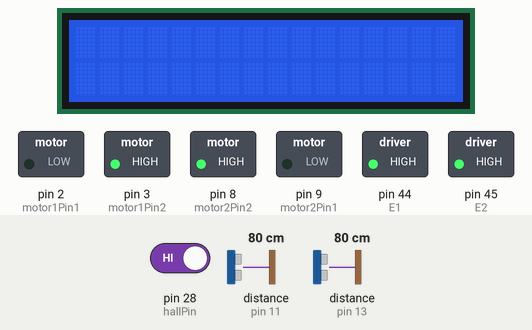
The sketch below on a simulated Arduino Mega 2560, built with avr-gcc and run on an emulated ATmega2560. Shown: 16×2 character LCD, switched loads named in the sketch (green lamp = pin HIGH). Dashed ring = blinking. The test bench sets the inputs (shaded band); at power-on: distance to the obstacle (sensors on pin 11, pin 13) 80 cm, pin 28 (hallPin) HIGH. The echo pulse lasts 58.3 µs per cm; what the sketch prints to the serial monitor is not drawn.

Above: at 1.2 s.
1.3 s: distance to the obstacle (sensor on pin 11) set to 16 cm
2.8 s: distance to the obstacle (sensor on pin 11) set to 13 cm
At 3.2 s:
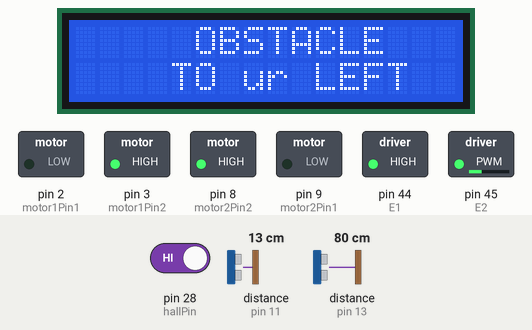
4.3 s: distance to the obstacle (sensor on pin 13) set to 16 cm
5.8 s: distance to the obstacle (sensor on pin 13) set to 13 cm
At 6.9 s:
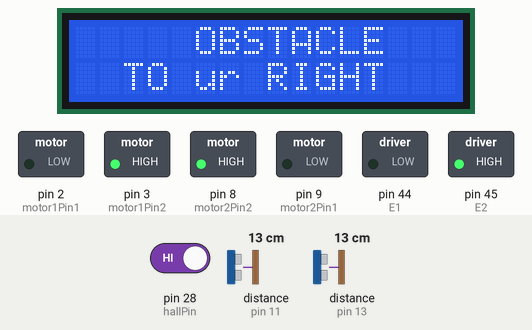
7.3 s: pin 28 (hallPin) driven LOW
At 8.4 s:
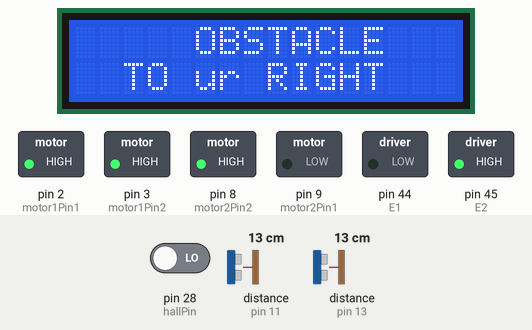
8.8 s: distance to the obstacle (sensor on pin 13) set to 5 cm
11.8 s: distance to the obstacle (sensor on pin 13) set to 2 cm
At 12.28 s:
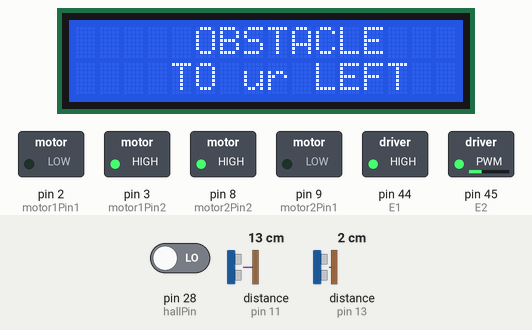
Timing chart, 0 to 15.5 s (numbered marks = the images above; inputs shaded):
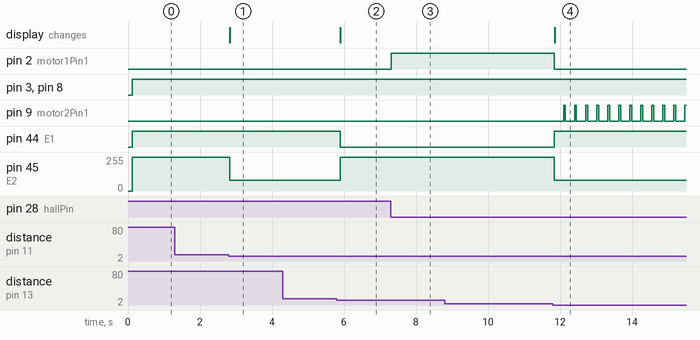

The sketch:

project.ino
```cpp
#include <NewPing.h>

#include <NewPing.h>

#include<LiquidCrystal.h>

#include <NewPing.h>

#define TRIGGER_PIN1 12

#define ECHO_PIN1 13

#define TRIGGER_PIN2 10

#define ECHO_PIN2 11

#define MAX_DISTANCE 40

NewPing sonar1(TRIGGER_PIN1, ECHO_PIN1, MAX_DISTANCE);

NewPing sonar2(TRIGGER_PIN2, ECHO_PIN2, MAX_DISTANCE);

int hallPin = 28;
int hallState = 1;
int E1 = 44;
int E2 = 45;
int motor1Pin1 = 2; // pin 2 on L293D
int motor1Pin2 = 3;
int motor2Pin1= 9;
int motor2Pin2= 8;
int distance1, distance2, minRange;
LiquidCrystal lcd(7, 6, 22, 23, 24, 25);

void setup() {
 Serial.begin (9600);
  pinMode(E1, OUTPUT);
  pinMode(E2, OUTPUT);
  pinMode(motor1Pin1, OUTPUT);
    pinMode(motor1Pin2, OUTPUT);
    pinMode(motor2Pin1, OUTPUT);
    pinMode(motor2Pin2, OUTPUT);
    lcd.begin(16,2);
    pinMode(hallPin, INPUT);
}


void loop() {

delay(50);

unsigned int uS1 = sonar1.ping();
unsigned int uS2 = sonar2.ping();


pinMode(ECHO_PIN1,OUTPUT);
pinMode(ECHO_PIN2,OUTPUT);

digitalWrite(ECHO_PIN1,LOW);
digitalWrite(ECHO_PIN2,LOW);

pinMode(ECHO_PIN1,INPUT);
pinMode(ECHO_PIN2,INPUT);


distance1 = uS1 / US_ROUNDTRIP_CM;

distance2 = uS2 / US_ROUNDTRIP_CM;

int hallState= digitalRead(hallPin);

if (distance1  >3 && distance1 < 15 )
{
  analogWrite(E1,0);
 analogWrite(E2, 255);
  digitalWrite(motor1Pin1, LOW); // set pin 2 on L293D low
   digitalWrite(motor1Pin2, HIGH);
   digitalWrite(motor2Pin1, LOW); // set pin 2 on L293D low
   digitalWrite(motor2Pin2, HIGH);
   lcd.setCursor(4,0);
  lcd.print(" OBSTACLE ");
   lcd.setCursor(2,1);
  lcd.print("TO ur RIGHT ");
 Serial.println("US1=");
 Serial.print(distance1);
 Serial.println(" cm-----firstone");
Serial.println();
Serial.println();
if (hallState == LOW)
{
  analogWrite(E1,0);
  analogWrite(E2, 255);
   digitalWrite(motor1Pin1, HIGH); // set pin 2 on L293D low
   digitalWrite(motor1Pin2, HIGH);
   digitalWrite(motor2Pin1, LOW); // set pin 2 on L293D low
   digitalWrite(motor2Pin2, HIGH);

}
}
else if
( distance2  > 3 && distance2 < 15)
{
analogWrite(E2, 80);
analogWrite(E1, 255);
  digitalWrite(motor2Pin1, LOW); // set pin 2 on L293D lo
  digitalWrite(motor2Pin2, HIGH);
digitalWrite(motor1Pin1, LOW); // set pin 2 on L293D low
   digitalWrite(motor1Pin2, HIGH);
   lcd.setCursor(4,0);
  lcd.print(" OBSTACLE ");
   lcd.setCursor(2,1);
  lcd.print("  TO ur LEFT ");
Serial.println("US2=");
 Serial.print(distance2);
 Serial.println(" cm------secondone");
Serial.println();
Serial.println();
 delay(250);
if (hallState == LOW)
{
   digitalWrite(motor1Pin1, LOW); // set pin 2 on L293D low
   digitalWrite(motor1Pin2, HIGH);
   digitalWrite(motor2Pin1, HIGH); // set pin 2 on L293D low
   digitalWrite(motor2Pin2, HIGH);

}
}
else
{
  analogWrite(E1, 255);
  analogWrite(E2, 255);
  digitalWrite(motor2Pin1, LOW); // set pin 2 on L293D low
   digitalWrite(motor2Pin2, HIGH);
  digitalWrite(motor1Pin1, LOW); // set pin 2 on L293D low
   digitalWrite(motor1Pin2, HIGH);

}
}
```

Measured:
- the behaviour switches between 15 and 14 cm on distance to the obstacle (sensor on pin 11) (found by bisection; images 0 and 1)
- the behaviour switches between 15 and 14 cm on distance to the obstacle (sensor on pin 13) (found by bisection; images 1 and 2)
- the behaviour switches between 4 and 3 cm on distance to the obstacle (sensor on pin 13) (found by bisection; images 3 and 4)
- after the input at 1.3 s, every drawn part: stays the same
- after the input at 2.8 s, pin 45 (E2): 255/255 → 80/255 at once; the display: changes at once (image 1)
- after the input at 4.3 s, every drawn part: stays the same
- after the input at 5.8 s, pin 44 (E1): HIGH → LOW after 0.09 s; pin 45 (E2): 80/255 → 255/255 after 0.09 s; the display: changes after 0.10 s (image 2)
- after the input at 7.3 s, pin 2 (motor1Pin1): LOW → HIGH at once
- after the input at 11.8 s, pin 2 (motor1Pin1): HIGH → LOW after 0.05 s; pin 9 (motor2Pin1): alternates HIGH for 0.05 s and LOW for 0.25 s, starting after 0.30 s; pin 44 (E1): LOW → HIGH after 0.05 s; pin 45 (E2): 255/255 → 80/255 after 0.05 s; the display: changes after 0.05 s (image 4)
